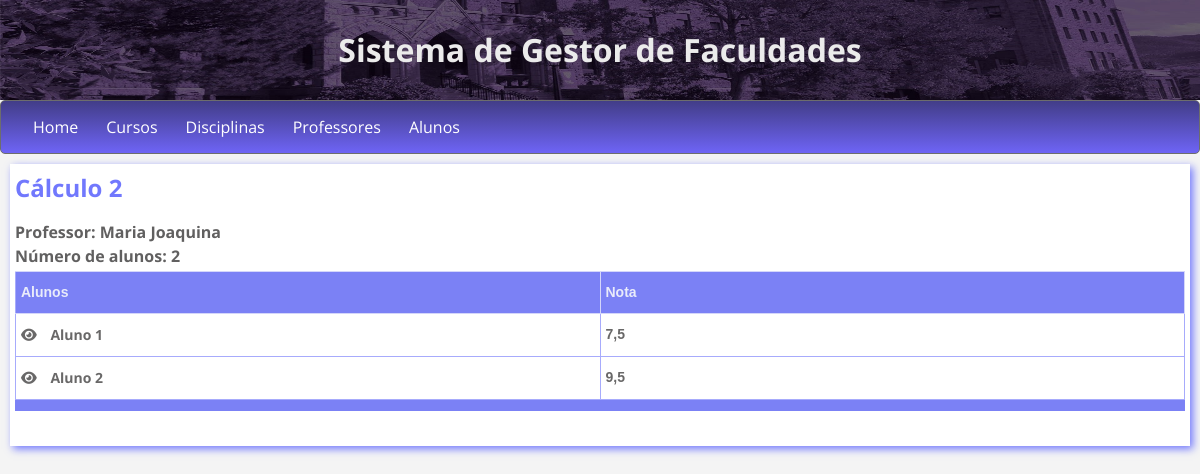
The page /disciplina/2 on the database its author committed.
### disciplinas/models.py (models this page shows, shortened)
class Disciplina(models.Model):
    curso = models.ForeignKey(Curso, on_delete=models.CASCADE)
    nome = models.CharField(max_length=50)

### professores/models.py (models this page shows)
class Professor(models.Model):
    disciplina = models.ForeignKey(Disciplina, on_delete=models.SET_NULL, null=True, blank=True)
    nome = models.CharField(max_length=100)
    data_nascimento = models.DateField()
    salario = models.IntegerField()
    curso = models.ForeignKey(Curso, on_delete=models.SET_NULL, null=True, blank=True)
    def __str__(self):
        return self.nome

### alunos/models.py (models this page shows, shortened)
class Aluno(models.Model):
    nome = models.CharField(max_length=100)
    matricula = models.IntegerField()
    data_nascimento = models.DateField()
    cursando_disciplina = models.ManyToManyField(Disciplina, blank=True)
    curso = models.ForeignKey(Curso, on_delete=models.SET_NULL, null=True, blank=True)

### notas/models.py (models this page shows, shortened)
class Nota(models.Model):
    aluno = models.ForeignKey(Aluno, on_delete=models.DO_NOTHING)
    disciplina = models.ForeignKey(Disciplina, on_delete=models.CASCADE)
    nota = models.FloatField()

### disciplinas/views.py (the view)
# urls.py: path('disciplina/<int:disciplina_id>',views.entra_disciplina, name='entrando_disciplina'),
def entra_disciplina(request, **kwargs):
    disciplina = get_object_or_404(Disciplina, id=kwargs['disciplina_id'])
    professor = disciplina.professor_set.first
    alunos = disciplina.aluno_set.all()
    notas = Nota.objects.filter(disciplina=disciplina.id)
    quant_alunos = len(alunos)
    contexto = {
        'obj_disciplina': disciplina,
        'obj_professor' : professor,
        'alunos_da_disciplina' : alunos,
        'notas_da_disciplina' : notas,
        'quant_alunos' : quant_alunos,
    }
    return render(request, 'disciplina.html', contexto)

### disciplinas/templatetags/custom_tags.py (called while the page is built)
@register.simple_tag
def get_notas(obj_disciplina, aluno):
    nota_query = aluno.nota_set.filter(disciplina=obj_disciplina)
    for nota_obj in nota_query:
        return nota_obj

@register.simple_tag
def verifica_professor(disciplina):
    professor = disciplina.professor_set.first()
    if professor:
        return professor
    else:
        return '-----'

### templates/disciplina.html
{% extends 'base.html' %}
{% load static %}
{% load custom_tags %}
{% block content %}
<h2 class="titulo-1">{{obj_disciplina.nome}}</h2>
{% verifica_professor obj_disciplina as professor %}
<h4 class="titulo-2">Professor: {{professor}}</h5>
<h4 class="titulo-2">Número de alunos: {{quant_alunos}}</h5>
<table class="tg">
    <colgroup>
    <col>
    </colgroup>
    <thead>
      <tr>
        <th style="border-left: 1px solid #a7abfc;" class="tg-y6cf">Alunos</th>
        <th class="tg-y6cf">Nota</th>
      </tr>
    </thead>
    <tbody>
        {% if not alunos_da_disciplina %}
        <tr>
          <td class="tg-0lax"></td>
          <td class="tg-0lax"></td>
        </tr>
        {% else %}
          {% for aluno in alunos_da_disciplina %}
          {% get_notas obj_disciplina aluno as nota_obj %}
          <tr>
            <td class="tg-0lax texto-tabela clear"> <a href="{% url 'entrando_aluno' aluno.id %}"> <i class="fas fa-eye visualizar"></i> {{aluno.nome}} </a> </td>
            <td class="tg-0lax texto-tabela">{{nota_obj.nota}}</td>
          </tr>
          {% endfor %}
        {% endif %}
    </tbody>
    <tfoot class="tb-foot">
        <tr>
            <th class="tg-y6cf"></td>
            <th class="tg-y6cf"></td>
        </tr>
    </tfoot>
</table>
{% endblock %}

### static_dir/site.css (style rules this page uses)
body { margin: 0px; min-width: 368px; background-color: rgba(221, 221, 221, 0.308); }
* { box-sizing: border-box; font-family: 'Open Sans',sans-serif ; }
.clear a { text-decoration: none; color: #696868; }
h2 { display: block; font-size: 1.5em; margin-block-start: 0.83em; margin-block-end: 0.83em; margin-inline-start: 0px; margin-inline-end: 0px; font-weight: bold; }
h4 { display: block; font-size: 1em; margin-block-start: 1.33em; margin-block-end: 1.33em; margin-inline-start: 0px; margin-inline-end: 0px; font-weight: bold; }

### static_dir/css/corpo.css (style rules this page uses)
.titulo-1 { color: #7178fd; margin-top: 5px; }
.titulo-2 { color: rgb(97, 96, 96); margin: 5px 0 5px 0 !important; }

### static_dir/css/tabelas.css (style rules this page uses)
.tg { border-collapse:collapse; border-spacing:0; table-layout: fixed; width: 100%; margin-bottom: 30px; }
.tg td { border-color:#a7abfc; border-style:solid; border-width:1px; font-family:Arial, sans-serif; font-size:14px; color: rgb(68, 68, 68); overflow:hidden; padding:10px 5px; word-break:normal; }
.tg th { border-color:#d4d6fa; border-style:solid; border-width:1px; font-family:Arial, sans-serif; font-size:14px; color: #e9ebfa; font-weight:bold; overflow:hidden; padding:10px 5px; word-break:normal; }
.tb-foot th { border-color:#7b81f5; border-style:solid; border-width:1px; font-family:Arial, sans-serif; font-size:14px; color: #ced0fd; font-weight:normal; overflow:hidden; padding:5px 2px; word-break:normal; }
.tg .tg-y6cf { background-color:#7b81f5; text-align:left; vertical-align:top }
.tg .tg-0lax { text-align:left; vertical-align:top }
.texto-tabela { color: #696868 !important; font-weight: bold; }
.visualizar { color: #696868; text-align: center !important; margin-right: 10px; }

### rows shown on the page
Disciplina: nome "Cálculo 2"
Professor: nome "Maria Joaquina"
Aluno: nome "Aluno 1"
Nota: nota "7,5"
Aluno: nome "Aluno 2"
Nota: nota "9,5"

### other values the page prints
{{ quant_alunos }} "2"
